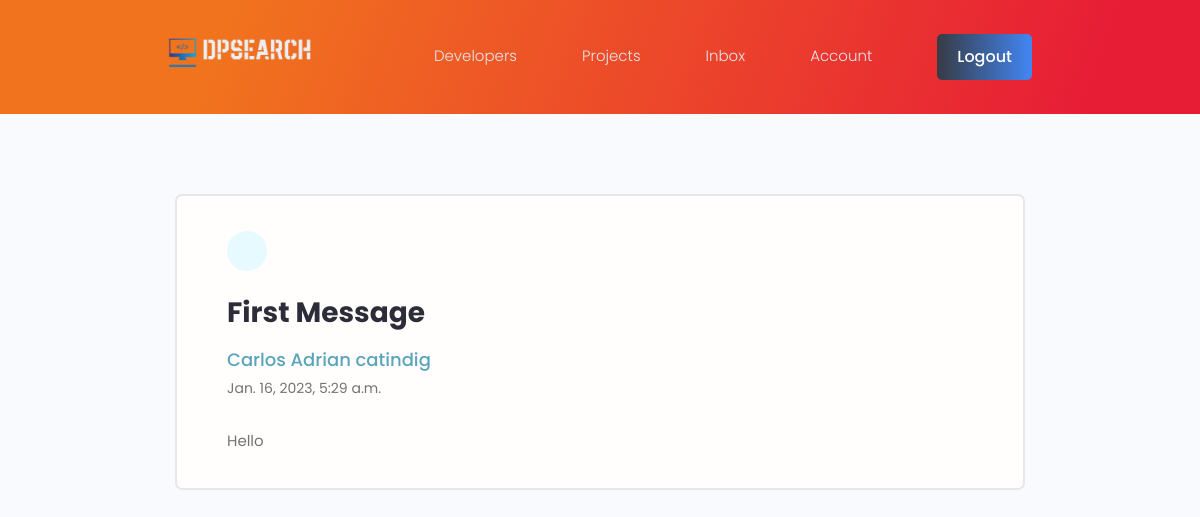
/inbox/messages/3e2a857d903244868469738588e17d1a/ (signed in), run on the app's committed database.
### users/models.py (models this page shows, shortened)
class Message(models.Model):
    sender = models.ForeignKey(Profile, on_delete=models.SET_NULL, null=True, blank=True)
    recipient = models.ForeignKey(Profile, on_delete=models.SET_NULL, null=True, blank=True, related_name="messages")
    name = models.CharField(max_length=255, null=True, blank=True)
    email = models.EmailField(max_length=320, null=True, blank=True)
    subject = models.CharField(max_length=255, null=True, blank=True)
    body = models.TextField()
    is_read = models.BooleanField(default=False, null=True)
    created = models.DateTimeField(auto_now_add=True)
    id = models.UUIDField(default=uuid.uuid4, editable=False, unique=True, primary_key=True)
    class Meta:
        ordering = ['is_read', '-created']
        verbose_name_plural = 'Messages'

### users/views.py (the view)
# urls.py: path('inbox/messages/<str:pk>/', views.view_message, name="view-message"),
@login_required(login_url='login')
def view_message(request, pk):
    profile = request.user.profile
    message = profile.messages.get(id=pk)
    if not message.is_read:
        message.is_read = True
        message.save()
    context = {"message":message}
    return render(request, "users/message.html", context)

### users/templates/users/message.html (shortened to what this page needs)
{% extends 'main.html' %}
{% block content %}
<main class="messagePage my-xl">
  <div class="content-box">
    <div class="message">
      <a class="backButton" href="{% url 'inbox' %}"></a>
      <h2 class="message__subject">{{ message.subject }}</h4>
        {% if message.sender %}
        <a href="{% url 'user-profile' message.sender.id %}" class="message__author">{{ message.name }}</a>
        {% else %}
        <p class="message__author">{{ message.name }}</p>
        {% endif %}
        <p class="message__date">{{ message.created }}</p>
        <div class="message__body">
          {{ message.body|linebreaksbr}}
        </div>
    </div>
  </div>
</main>
{% endblock content %}

### static/styles/app.css (style rules this page uses)
:root { --color-sub: #2d2d39; }
.content-box { width: 95%; max-width: 85rem; margin: 0 auto; }
.message { padding: 2.5rem 0; }
.message>a { display: flex; gap: 1rem; }
.message__author, .message__date { flex-basis: 25%; }
.message__subject { flex-basis: 50%; }
.message__date { text-align: right; }
.messagePage .message { list-style: none; background: var(--color-white); padding: 3.5rem 5rem; border: 2px solid var(--color-light); border-radius: 0.7rem; }
.messagePage .message__subject { font-size: 2.8rem; color: var(--color-sub); margin-bottom: 1rem; margin-top: 2rem; }
.messagePage .message__author { font-size: 1.8rem; font-weight: 500; }
.messagePage .message__date { font-size: 1.4rem; font-weight: 400; text-align: left; margin-bottom: 3rem; }
.backButton { background: var(--color-main-light); color: var(--color-main); width: 4rem; height: 4rem; display: flex; align-items: center; justify-content: center; border-radius: 50%; }

### static/uikit/styles/modules/_variables.css (style rules this page uses)
:root { --color-main: #5aa5b9; --color-main-light: #e6faff; --color-sub: #3f4156; --color-sub-light: #51546e; --color-sub-lighter: #ededfd; --color-text: #737373; --color-gray: #8b8b8b; --color-light: #e5e7eb; --color-light-gray: #767676; --color-bg: #f8fafd; --color-white: #fffefd; --color-white-light: #f3f3f3; --color-success: #359e64; --color-success-bg: #def8e8; --color-error: #fc4b0b; --color-error-bg: #fff2ee; --font-base: 'Poppins', arial, helvetica, 'Segoe UI', roboto, ubuntu, sans-serif; --font-monospace: 'Fira Code', 'Courier New', courier, monospace; --font-regular: 300; --font-medium: 500; --font-bold: 700; --generic-shadow: 1px 1px 5px #00000010; --generic-transition: all 0.3s ease-in-out; }

### static/uikit/styles/modules/_base.css (style rules this page uses)
* { margin: 0; padding: 0; box-sizing: border-box; text-rendering: optimizeLegibility; color: inherit; font-size: inherit; }
html { font-size: 50%; }
@media only screen and (min-width: 480px) { html { font-size: 56.25%; } }
@media only screen and (min-width: 1200px) { html { font-size: 62.5%; } }
body { line-height: 1.6; font-weight: 400; font-size: 1.5rem; color: var(--color-text); background-color: var(--color-bg); min-height: 100vh; }

### static/uikit/styles/modules/_typography.css (style rules this page uses)
* { font-family: var(--font-base); }
h2 { font-size: 3.6rem; font-weight: var(--font-bold); }
p, span, strong { font-size: 1.6rem; color: var(--color-text); font-weight: var(--font-regular); }
a { padding-bottom: 2px; text-decoration: none; display: inline-block; color: var(--color-main); font-weight: var(--font-medium); }

### static/uikit/styles/modules/_utilities.css (style rules this page uses)
.my-xl { margin: 8rem auto; }

### data on the page
Message: subject "First Message", name "Carlos Adrian catindig", created "Jan. 16, 2023, 5:29 a.m.", body "Hello"
